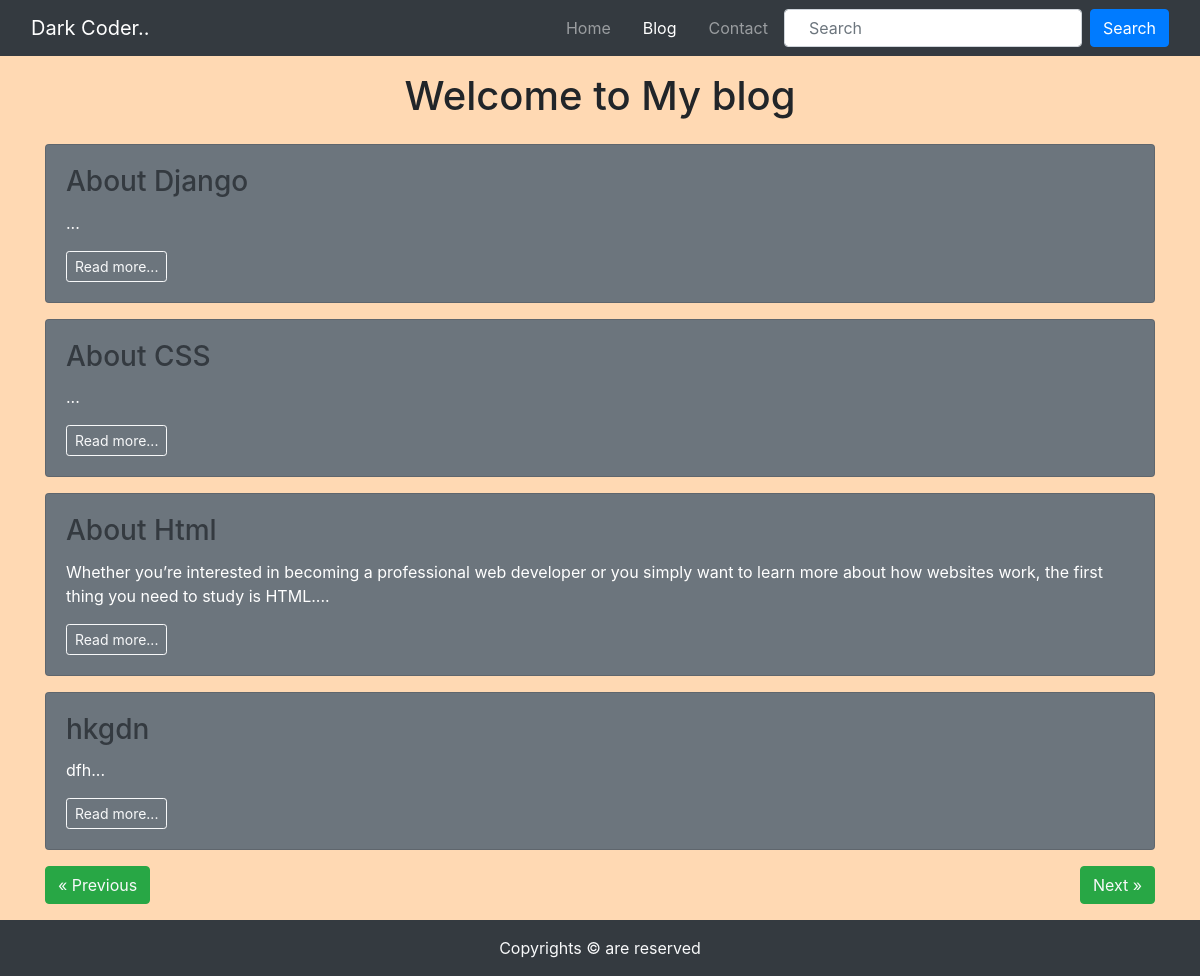
Screenshot of /blog/ with the database file from the repository.
### blog/models.py (models this page shows, shortened)
class Blog(models.Model):
    Sno=models.AutoField(primary_key=True)
    title=models.CharField(max_length=200)
    content=models.TextField()
    short_desc=models.CharField(max_length= 250,default="")
    slug=models.CharField(max_length=100)
    time=models.DateTimeField(auto_now_add=True)

### blog/views.py (the view)
# urls.py: 2. Add a URL to urlpatterns:  path('blog/', include('blog.urls'))
def blog(request):
     no_of_posts= 7
     page = request.GET.get('page')
     if page is None:
          page=1
     else:
          page= int(page)
     blogs=Blog.objects.all()
     length=len(blogs)
     blogs=blogs[(page-1)*no_of_posts:page*no_of_posts]
     if page>1:
         prev=page-1
     else:
         prev=None
     if page<math.ceil(length/no_of_posts):
         nxt=page+1
     else:
          nxt=None
     context={'blogs':blogs,'prev':prev,'nxt':nxt}
     return render(request,'bloghome.html',context)

### template/bloghome.html (shortened to what this page needs)
{% extends 'base.html' %}
{% block blogactive%}active{% endblock blogactive %}
{% block body %}
<div class="container">
  <h1 class="py-3 text-center">Welcome to My blog</h1>
  {% for blog in blogs %}
  <div class="card text-white bg-secondary mb-3 " style="max-width: 80rem;">
    <div class="card-body">
      <h3 class="card-title "><a href="/blogpost/{{blog.slug}}" class="text-dark">{{blog.title}}</a></h3>
      <p class="card-text ">{{blog.short_desc|slice:245}}...</p>
      <a href="/blogpost/{{blog.slug}}"><button type="button" class="btn btn-outline-light btn-sm">Read more...</button></a>
    </div>
  </div>
  {%endfor%}
  <div class="my-3">
    {%if prev %}
    <button class="btn btn-success"><a class="text-light" href="/blog?page={{prev}}">&laquo; Previous</a></button>
    {%else %}
    <button class="btn btn-success"><a class="text-light" href="#">&laquo; Previous</a></button>
    {% endif %}
    {%if nxt %}
    <button class="btn btn-success float-right"><a class="text-light" href="/blog?page={{nxt}}">Next &raquo;</a></button>
    {%else %}
    <button class="btn btn-success float-right"><a class="text-light" href="#">Next &raquo;</a></button>
    {% endif %}
  </div>
</div>
{% endblock body %}

### template/base.html (shortened to what this page needs)
<!doctype html>
<html lang="en">
<head>
  <link rel="stylesheet" href="https://cdn.jsdelivr.net/npm/bootstrap@4.5.3/dist/css/bootstrap.min.css"
>
</head>
<body style="background-color:#ffd9b3;">
  <nav class="navbar navbar-expand-lg navbar-dark bg-dark">
    <div class="container-fluid">
      <div class="collapse navbar-collapse " id="navbarNavDropdown">
        <a class="navbar-brand" href="/">Dark Coder..</a>
      </div>
    <ul class="navbar-nav">
      <li class="nav-item px-2 {% block homeactive%}{% endblock homeactive %}">
        <a class="nav-link " aria-current="page" href="/">Home</a>
      </li>
      <li class="nav-item px-2 {% block blogactive%}{% endblock blogactive %}">
        <a class="nav-link " href="/blog">Blog</a>
      </li>
      <li class="nav-item px-2 {% block contactactive%}{% endblock contactactive %}">
        <a class="nav-link " href="/contact">Contact</a>
      </li>
    </ul>
    <form action="/search" method="get" class="form-inline">
      <input class="form-control mr-sm-2 px-4" type="search" placeholder="Search" aria-label="Search">
      <button class="btn btn-primary my-2 my-sm-0" type="submit">Search</button>
     </form>
    </div>
  </nav>
  {% block body%} {% endblock body %}
   <footer class="text-center text-light bg-dark py-3"> Copyrights &copy; are reserved</footer>
</body>

### template/bloghome.html (style rules this page uses)
.container { min-height: 100vh; }

### rows the page displays
Blog: title "About Django"
Blog: title "About CSS"
Blog: title "About Html", short_desc "Whether you’re interested in becoming a professional web developer or you simply want to learn more about how websites work, the first thing you need to study is HTML."
Blog: title "hkgdn", short_desc "dfh"
